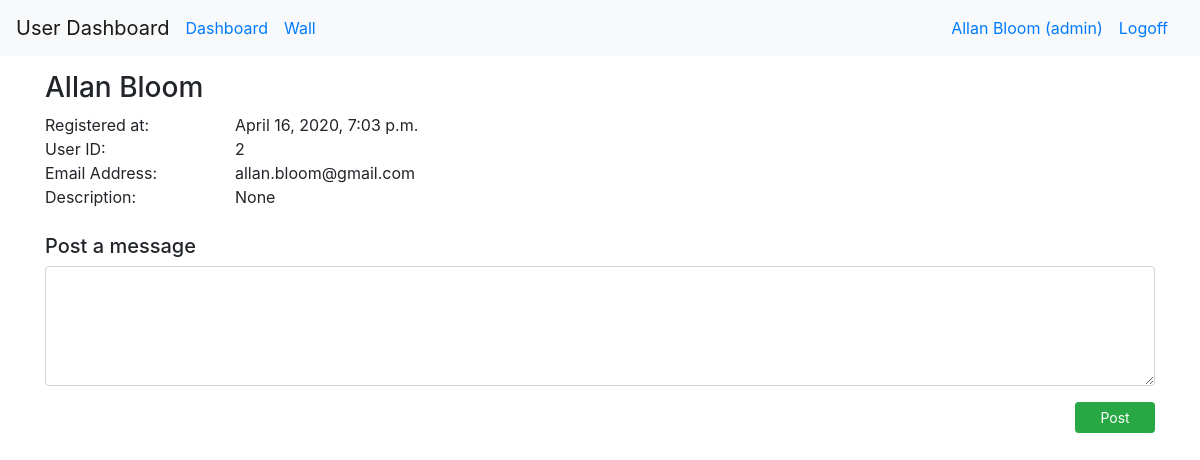
The app's page /message_board/2 (signed in), older data.
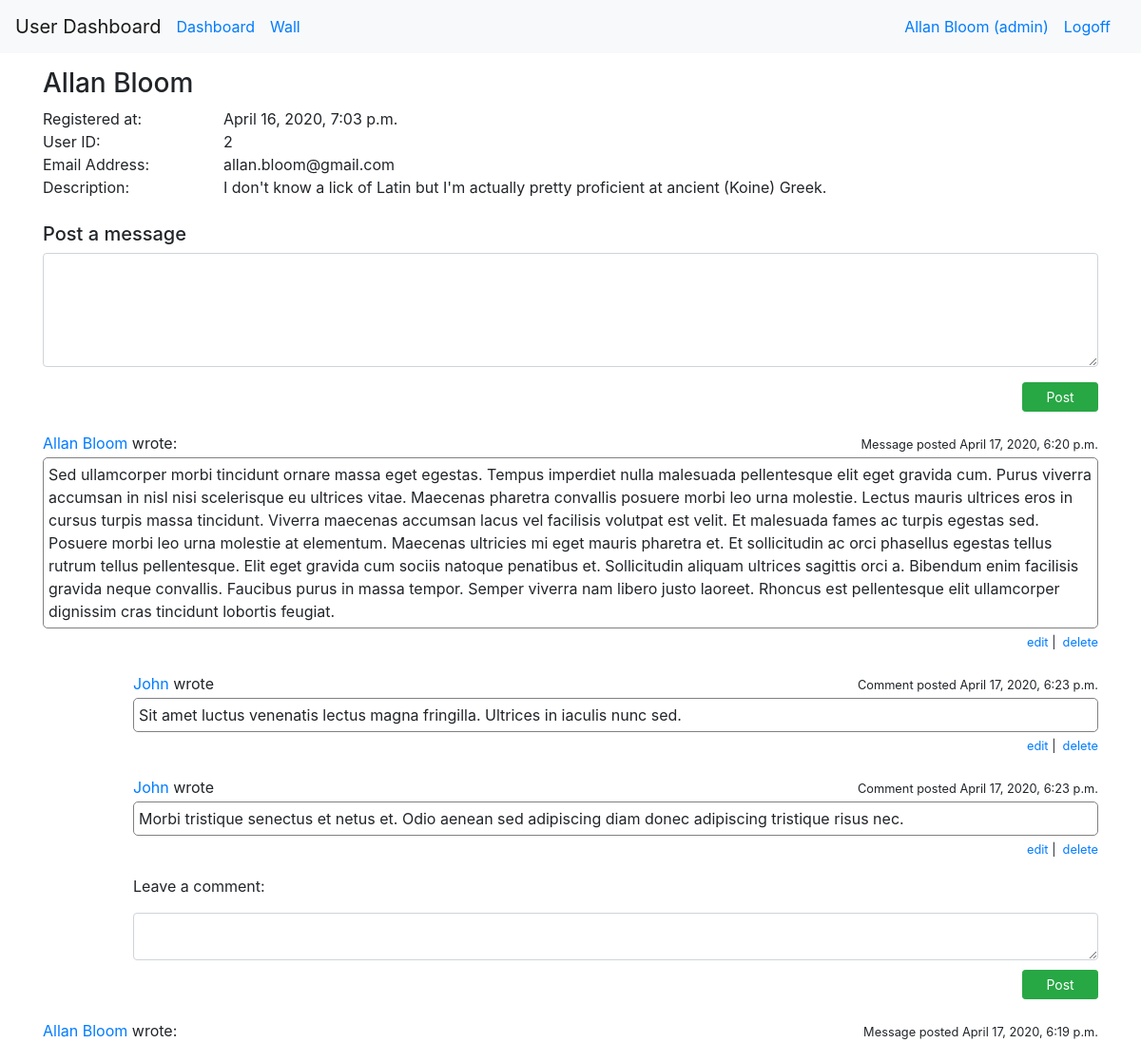
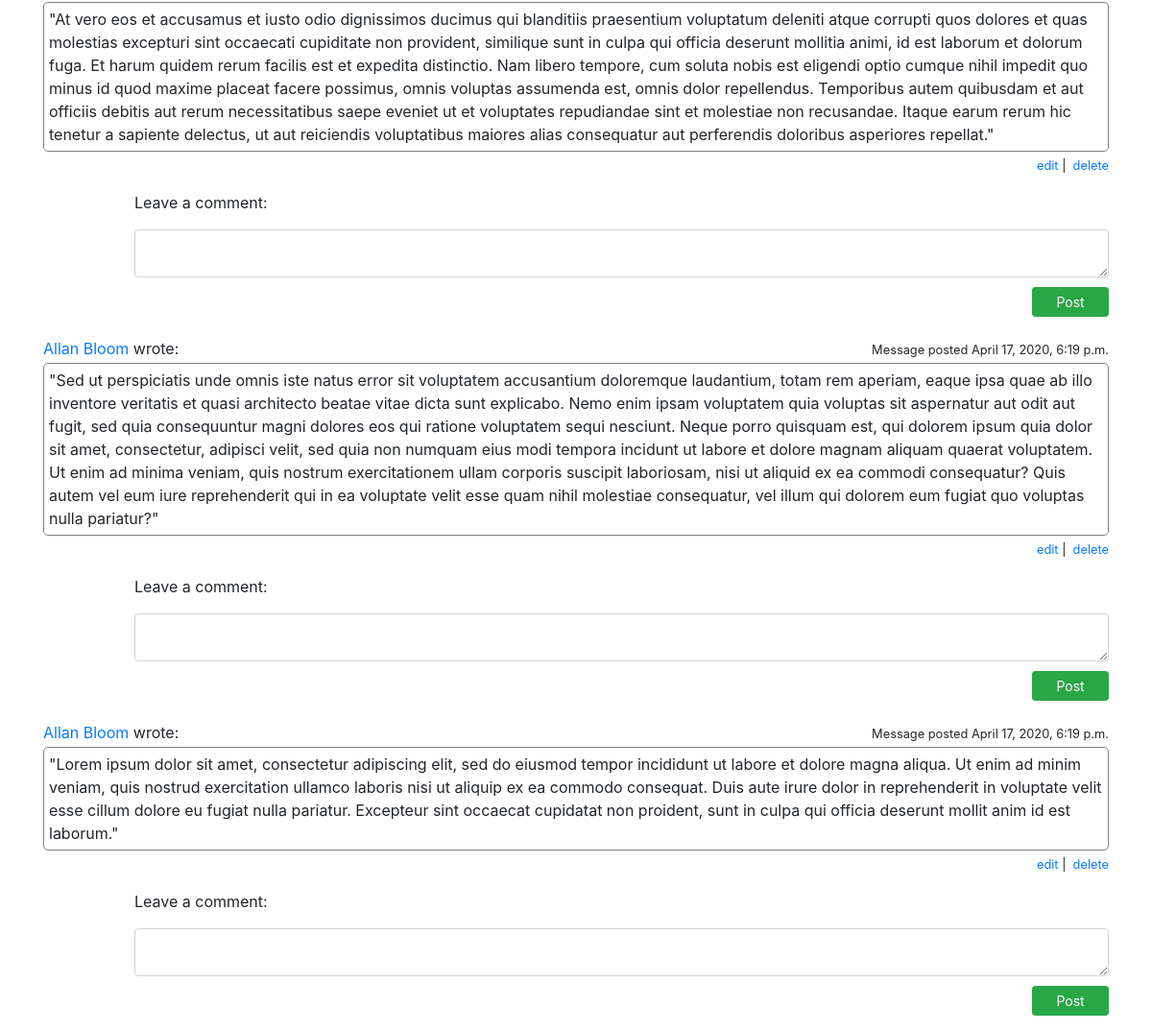
The same page, newer data (2 pictures, top to bottom).
### login_and_registration_app/models.py (models this page shows)
class User(models.Model):
    first_name = models.CharField(max_length=255)
    last_name = models.CharField(max_length=255)
    email = models.CharField(max_length=255)
    level = models.IntegerField(default=1)
    description = models.TextField(null=True)
    password = models.CharField(max_length=45)
    created_at = models.DateTimeField(auto_now_add=True)
    updated_at = models.DateTimeField(auto_now=True)
    objects = UserManager()

### messageboard_app/models.py (models this page shows)
class Message(models.Model):
    content = models.TextField()
    created_at = models.DateTimeField(auto_now_add=True)
    updated_at = models.DateTimeField(auto_now=True)
    author = models.ForeignKey(User, related_name="messages_posted", on_delete=models.CASCADE)
    recipient = models.ForeignKey(User, related_name="messages_received", on_delete=models.CASCADE)
    edited = models.BooleanField(default=False)
    edited_by = models.IntegerField(default=0)
    objects = MessageManager()

class Comment(models.Model):
    content = models.TextField()
    created_at = models.DateTimeField(auto_now_add=True)
    updated_at = models.DateTimeField(auto_now=True)
    author = models.ForeignKey(User, related_name="comments", on_delete=models.CASCADE)
    message = models.ForeignKey(Message, related_name="comments", on_delete=models.CASCADE)
    edited = models.BooleanField(default=False)
    edited_by = models.IntegerField(default=0)
    objects = CommentManager()

### messageboard_app/views.py (the view)
# urls.py: path("/<int:id>", views.message_board),
def message_board(request, id):
    profile = User.objects.filter(id=id)[0]
    user = logged_user(request)
    try:
        errors = request.session["errors"]
    except KeyError:
        errors = None
    context = {
        "user": user,
        "profile": profile,
        "errors": errors,
        "messages_posted": user.messages_posted.all().order_by("-created_at"),
        "messages_received": profile.messages_received.all().order_by("-created_at"),
    }
    request.session["errors"] = None
    return render(request, "message_board.html", context)

### messageboard_app/views.py (called while the page is built)
def logged_user(request):
    return User.objects.filter(id=request.session["user_id"])[0]

### messageboard_app/templates/message_board.html (shortened to what this page needs)
<!doctype html>
<html lang="en">
  <head>
    {% load static %}
    <link rel="stylesheet" type="text/css" href="{% static 'bootstrap.css' %}">
  </head>
  <body>
    <nav class="navbar navbar-expand-md navbar-light bg-light">
      <a class="navbar-brand" href="/">User Dashboard</a>
      <div class="collapse navbar-collapse" id="navbarSupportedContent">
      {% if request.session.user_id == None %}
        <a class="navbar-nav mr-auto nav-link disabled" href="/dashboard">Dashboard</a>
        <a class="navbar-nav mr-sm-0 nav-link" href="/signin">Signin</a>
      {% else %}
        <a class="navbar-nav mr-sm-0 nav-link" href="/dashboard">Dashboard</a>
        <a class="navbar-nav mr-auto nav-link" href="/message_board/{{user.id}}">Wall</a>
      {% if user.level == 9%}
        <a class="navbar-nav mr-sm-0 nav-link" href="/dashboard/profile">{{user.first_name}} {{user.last_name}} (admin)</a>
      {% else %}
        <a class="navbar-nav mr-sm-0 nav-link" href="/dashboard/profile">{{user.first_name}} {{user.last_name}}</a>
      {% endif %}
        <a class="navbar-nav mr-sm-0 nav-link" href="/logoff">Logoff</a>
      {% endif %}
      </div>
    </nav>
    <div class="container">
      <div class="row top_row">
        <div class="col-12">
          <h3>{{profile.first_name}} {{profile.last_name}}</h3>
        </div>
        <div class="col-12">
          <div class="row">
            <div class="col-4 col-md-3 col-lg-2">Registered at:</div>
            <div class="col-8 col-md-9 col-lg-10">{{profile.created_at}}</div>
          </div>
          <div class="row">
            <div class="col-4 col-md-3 col-lg-2">User ID:</div>
            <div class="col-8 col-md-9 col-lg-10">{{profile.id}}</div>
          </div>
          <div class="row">
            <div class="col-4 col-md-3 col-lg-2">Email Address:</div>
            <div class="col-8 col-md-9 col-lg-10">{{profile.email}}</div>
          </div>
          <div class="row">
            <div class="col-4 col-md-3 col-lg-2">Description:</div>
            <div class="col-8 col-md-9 col-lg-10">{{profile.description}}</div>
          </div>
        </div>
      </div>
      <div class="row second_row">
        <div class="col-12">
        {% if profile.id == user.id%}
          {% if errors.message %}
          <h5 class="post_message_header">Post a message</h5>
          <p class="error_message">&nbsp&nbsp<small>{{ errors.message }}</small></p>
          {% else %}
          <h5>Post a message</h5>
          {% endif %}
        {% else %}
          <h5>Leave a message for {{profile.first_name}} </h5>
        {% endif %}
        </div>
      </div>
      <div class="row">
        <div class="col-12">
          <form action="/message_board/{{profile.id}}/post_message" method="post">
            <div class="form-group">
              <textarea class="form-control" name="message"></textarea>
            </div>
            <div class="form-group text-right">
              <button class="btn btn-success btn-sm">Post</button>
            </div>
          </form>
        </div>
      </div>
    {% for message in messages_received.all %}
      <div class="row">
        <div class="col-6">
          <p class="mc_header"><a href="/message_board/{{message.author.id}}">{{ message.author.first_name }} {{ message.author.last_name }} </a>wrote:</p>
        </div>
        <div class="col-6 text-right">
          {% if message.edited %}
          <p class="mc_header"><small>Message last edited on {{message.updated_at}}</small></p>
          {% else %}
          <p class="mc_header"><small>Message posted {{message.created_at}}</small></p>
          {% endif %}
        </div>
      </div>
      <div class="row">
        <div class="col-12">
          <p class="message_content">{{ message.content }}</p>
        </div>
        {% if user == message.author or user.level == 9 %}
        <div class="col-12 text-right">
          <p class="edit_delete_options">
            <small>
              <a href="" data-toggle="modal" data-target="#edit{{message.id}}">edit</a>&nbsp|&nbsp
              <a href="" data-toggle="modal" data-target="#remove{{message.id}}">delete</a>
            </small>
          </p>
        </div>
        {% endif %}
      </div>
      {% for comment in message.comments.all %}
      <div class="row">
        <div class="col-5 offset-1">
          <p class="mc_header"><a href="/message_board/{{comment.author.id}}">{{comment.author.first_name}} </a>wrote</p>
        </div>
        <div class="col-5 offset-1 text-right">
          {% if comment.edited %}
          <p class="mc_header"><small>Comment last edited on {{comment.updated_at}}</small></p>
          {% else %}
          <p class="mc_header"><small>Comment posted {{comment.created_at}}</small></p>
          {% endif %}
        </div>
      </div>
      <div class="row">
        <div class="col-11 offset-1">
          <p class="comment_content">{{comment.content}}</p>
        </div>
        {% if user == comment.author or user.level == 9 %}
        <div class="col-11 offset-1 text-right">
          <p class="edit_delete_options">
            <small>
              <a href="" data-toggle="modal" data-target="#edit{{comment.id}}">edit</a>&nbsp|&nbsp
              <a href="" data-toggle="modal" data-target="#remove{{comment.id}}">delete</a>
            </small>
          </p>
        </div>
        {% endif %}
      </div>
      {% endfor %}
      <div class="row">
        <div class="col-11 offset-1">
          {% if errors.comment %}
          <p>Leave a comment: &nbsp&nbsp<small class="comment_error">{{ errors.comment }}</small></p>
          {% else %}
          <p>Leave a comment:</p>
          {% endif %}
        </div>
      </div>
      <div class="row">
        <div class="col-11 offset-1">
          <form action="/message_board/{{profile.id}}/{{message.id}}/comment" method="post">
            <textarea class="form-control comment_textarea" name="comment"></textarea>
            <div class="form-group text-right">
              <button class="btn btn-success btn-sm comment_button">Post</button>
            </div>
          </form>
        </div>
      </div>
    {% endfor %}
    </div>
  </body>
</html>

### messageboard_app/templates/message_board.html (style rules this page uses)
.top_row { margin-top: 15px; }
.second_row { margin-top: 25px; }
textarea { min-height: 120px; max-height: 200px; overflow: auto; }
.message_content { max-height: 300px; overflow: auto; border: 1px solid grey; border-radius: 5px; padding: 5px; }
.comment_content { max-height: 150px; overflow: auto; border: 1px solid grey; border-radius: 5px; padding: 5px; }
.mc_header { margin-top: 5px; margin-bottom: 3px; }
.comment_textarea { min-height: 20px; max-height: 50px; }
.comment_button { margin-top: 10px; }
button { min-width: 80px; }
.edit_delete_options { margin-top: -15px; margin-bottom: 2px; }

Row changes from the older to the newer data that the page shows:
changed User "Allan": description "None" → "I don't know a lick of Latin but I'm actually pretty proficient at ancient (Koine) Greek."
added Message: author.first_name "Allan", author.last_name "Bloom", created_at "April 17, 2020, 6:20 p.m.", content "Sed ullamcorper morbi tincidunt ornare massa eget egestas. Tempus imperdiet nulla malesuada pellentesque elit eget gravida cum. Purus viverra accumsan in nisl nisi scelerisque eu ultrices vitae. Maecenas pharetra convallis posuere morbi leo urna molestie. Lectus mauris ultrices eros in cursus turpis massa tincidunt. Viverra maecenas accumsan lacus vel facilisis volutpat est velit. Et malesuada fames ac turpis egestas sed. Posuere morbi leo urna molestie at elementum. Maecenas ultricies mi eget mauris pharetra et. Et sollicitudin ac orci phasellus egestas tellus rutrum tellus pellentesque. Elit eget gravida cum sociis natoque penatibus et. Sollicitudin aliquam ultrices sagittis orci a.…"
added Comment: author.first_name "John", created_at "April 17, 2020, 6:23 p.m.", content "Sit amet luctus venenatis lectus magna fringilla. Ultrices in iaculis nunc sed."
added Comment: author.first_name "John", created_at "April 17, 2020, 6:23 p.m.", content "Morbi tristique senectus et netus et. Odio aenean sed adipiscing diam donec adipiscing tristique risus nec."
added Message: author.first_name "Allan", author.last_name "Bloom", created_at "April 17, 2020, 6:19 p.m.", content "\"At vero eos et accusamus et iusto odio dignissimos ducimus qui blanditiis praesentium voluptatum deleniti atque corrupti quos dolores et quas molestias excepturi sint occaecati cupiditate non provident, similique sunt in culpa qui officia deserunt mollitia animi, id est laborum et dolorum fuga. Et harum quidem rerum facilis est et expedita distinctio. Nam libero tempore, cum soluta nobis est eligendi optio cumque nihil impedit quo minus id quod maxime placeat facere possimus, omnis voluptas assumenda est, omnis dolor repellendus. Temporibus autem quibusdam et aut officiis debitis aut rerum necessitatibus saepe eveniet ut et voluptates repudiandae sint et molestiae non recusandae. Itaque…"
added Message: author.first_name "Allan", author.last_name "Bloom", created_at "April 17, 2020, 6:19 p.m.", content "\"Sed ut perspiciatis unde omnis iste natus error sit voluptatem accusantium doloremque laudantium, totam rem aperiam, eaque ipsa quae ab illo inventore veritatis et quasi architecto beatae vitae dicta sunt explicabo. Nemo enim ipsam voluptatem quia voluptas sit aspernatur aut odit aut fugit, sed quia consequuntur magni dolores eos qui ratione voluptatem sequi nesciunt. Neque porro quisquam est, qui dolorem ipsum quia dolor sit amet, consectetur, adipisci velit, sed quia non numquam eius modi tempora incidunt ut labore et dolore magnam aliquam quaerat voluptatem. Ut enim ad minima veniam, quis nostrum exercitationem ullam corporis suscipit laboriosam, nisi ut aliquid ex ea commodi…"
added Message: author.first_name "Allan", author.last_name "Bloom", created_at "April 17, 2020, 6:19 p.m.", content "\"Lorem ipsum dolor sit amet, consectetur adipiscing elit, sed do eiusmod tempor incididunt ut labore et dolore magna aliqua. Ut enim ad minim veniam, quis nostrud exercitation ullamco laboris nisi ut aliquip ex ea commodo consequat. Duis aute irure dolor in reprehenderit in voluptate velit esse cillum dolore eu fugiat nulla pariatur. Excepteur sint occaecat cupidatat non proident, sunt in culpa qui officia deserunt mollit anim id est laborum.\""
